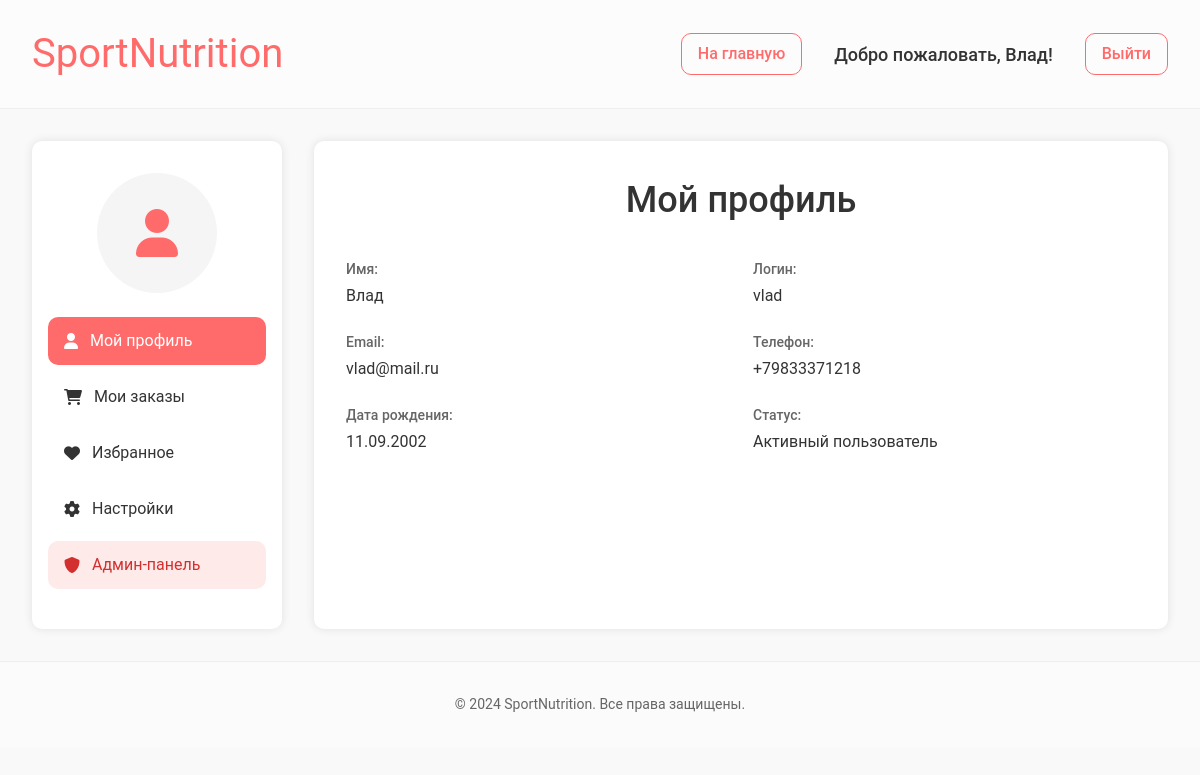
/profile.php (signed in), run on the app's committed database.
### tables this page shows
CREATE TABLE `user` (
  `user_id` int NOT NULL,
  `username` varchar(255) NOT NULL,
  `login` varchar(255) NOT NULL,
  `password` varchar(255) NOT NULL,
  `email` varchar(255) NOT NULL,
  `role` enum('user','admin','moderator') DEFAULT 'user',
  `status` enum('active','blocked') NOT NULL DEFAULT 'active',
  `phone` varchar(20) DEFAULT NULL,
  `birthdate` date DEFAULT NULL,
  `remember_token` varchar(64) DEFAULT NULL,
  `token_expires` datetime DEFAULT NULL,
  `avatar` varchar(255) DEFAULT NULL
);

### profile.php (the view, shortened to what this page needs)
<?php
require_once('connect_db.php');
$user_id = $_SESSION['user_id'];
$stmt = $link->prepare("SELECT username, login, email, avatar, phone, birthdate FROM user WHERE user_id = ?");
$stmt->bind_param("i", $user_id);
$stmt->execute();
$result = $stmt->get_result();
$user = $result->fetch_assoc();
?>
<!DOCTYPE html>
<html lang="ru">
<head>
    <link rel="stylesheet" href="css/styles_profile.css">
    <link rel="stylesheet" href="https://cdnjs.cloudflare.com/ajax/libs/font-awesome/6.0.0/css/all.min.css" />
</head>
<body>
    <header class="profile-header">
        <a href="index.php" class="logo">SportNutrition</a>
        <nav class="user-nav">
            <a href="index.php" class="logout-link" style="margin-right:auto;">На главную</a>
            <span class="welcome-message">Добро пожаловать, <?= htmlspecialchars($user['username']) ?>!</span>
            <a href="logout.php" class="logout-link">Выйти</a>
        </nav>
    </header>
    <main class="profile-container">
        <aside class="profile-sidebar">
            <div class="avatar-placeholder">
                <?php if (!empty($user['avatar']) && file_exists('uploads/avatars/' . $user['avatar'])): ?>
                    <img src="uploads/avatars/<?= rawurlencode($user['avatar']) ?>" alt="Аватар" class="avatar-img">
                <?php else: ?>
                    <i class="fas fa-user fa-3x"></i>
                <?php endif; ?>
            </div>
            <ul class="profile-menu">
                <li><a href="profile.php" class="active"><i class="fas fa-user"></i> Мой профиль</a></li>
                <li><a href="settings.php?tab=orders"><i class="fas fa-shopping-cart"></i> Мои заказы</a></li>
                <li><a href="settings.php?tab=favorites"><i class="fas fa-heart"></i> Избранное</a></li>
                <li><a href="settings.php"><i class="fas fa-cog"></i> Настройки</a></li>
                <?php if (($_SESSION['role'] ?? '') === 'admin'): ?>
                    <li><a href="admin.php" style="background:#ffeaea;color:#d32f2f"><i class="fas fa-shield-alt"></i> Админ-панель</a></li>
                <?php endif; ?>
            </ul>
        </aside>
        <section class="profile-content">
            <h1>Мой профиль</h1>
            <div class="profile-info">
                <div class="info-item"><label>Имя:</label><span><?= htmlspecialchars($user['username'] ?? '') ?></span></div>
                <div class="info-item"><label>Логин:</label><span><?= htmlspecialchars($user['login'] ?? '') ?></span></div>
                <div class="info-item"><label>Email:</label><span><?= htmlspecialchars($user['email'] ?? '') ?></span></div>
                <div class="info-item"><label>Телефон:</label><span><?= htmlspecialchars($user['phone'] ?? 'Не указан') ?></span></div>
                <div class="info-item"><label>Дата рождения:</label><span><?= !empty($user['birthdate']) ? date('d.m.Y', strtotime($user['birthdate'])) : 'Не указана' ?></span></div>
                <div class="info-item"><label>Статус:</label><span>Активный пользователь</span></div>
            </div>
        </section>
    </main>
    <footer class="profile-footer">
        <p>&copy; 2024 SportNutrition. Все права защищены.</p>
    </footer>
</body>
</html>

### css/styles_profile.css (style rules this page uses)
:root { --primary-color: #ff6b6b; --bg-color: #f9f9f9; --text-color: #333; --border-radius: 10px; --box-shadow: 0 0 10px rgba(0, 0, 0, 0.1); --font-xs: 0.75rem; --font-sm: 0.875rem; --font-base: 1rem; --font-lg: 1.125rem; --font-xl: 1.25rem; --font-2xl: 1.5rem; --font-3xl: 1.875rem; --font-4xl: 2.25rem; }
* { box-sizing: border-box; margin: 0; padding: 0; }
body { font-family: 'Roboto', Arial, Helvetica, sans-serif; font-size: 16px; line-height: 1.5; color: var(--text-color, #333); background-color: var(--bg-color, #f9f9f9); }
a { text-decoration: none; color: inherit; transition: color 0.3s ease-in-out; }
h1 { font-size: var(--font-4xl); margin-bottom: 2rem; font-weight: 500; color: var(--text-color); text-align: center; }
.profile-header { display: flex; justify-content: space-between; align-items: center; background-color: #fcfcfc; padding: 1.5rem 2rem; border-bottom: 1px solid #eee; }
.logo { font-size: 2.5rem; color: var(--primary-color); }
.user-nav { display: flex; gap: 2rem; align-items: center; }
.welcome-message { font-weight: 500; font-size: var(--font-lg); }
.logout-link { color: var(--primary-color); font-weight: 500; padding: 0.5rem 1rem; border: 1px solid var(--primary-color); border-radius: var(--border-radius); transition: all 0.3s ease; }
.profile-container { max-width: 1200px; margin: 2rem auto; display: grid; grid-template-columns: 250px 1fr; gap: 2rem; padding: 0 2rem; }
.profile-sidebar { background-color: white; border-radius: var(--border-radius); box-shadow: var(--box-shadow); padding: 2rem 1rem; text-align: center; }
.avatar-placeholder { width: 120px; height: 120px; margin: 0 auto 1.5rem; background-color: #f5f5f5; border-radius: 50%; display: flex; align-items: center; justify-content: center; color: var(--primary-color); overflow: hidden; }
.profile-menu { list-style: none; text-align: left; }
.profile-menu li { margin-bottom: 0.5rem; }
.profile-menu a { display: flex; align-items: center; gap: 0.75rem; padding: 0.75rem 1rem; border-radius: var(--border-radius); transition: all 0.3s ease; }
.profile-menu a:hover, .profile-menu a.active { background-color: var(--primary-color); color: white; }
.profile-content { background-color: white; border-radius: var(--border-radius); box-shadow: var(--box-shadow); padding: 2rem; }
.profile-info { display: grid; grid-template-columns: repeat(auto-fit, minmax(300px, 1fr)); gap: 1.5rem; margin-bottom: 2rem; }
.info-item { display: flex; flex-direction: column; gap: 0.25rem; }
.info-item label { font-weight: 500; color: #666; font-size: var(--font-sm); }
.info-item span { font-size: var(--font-base); color: var(--text-color); }
.profile-footer { text-align: center; padding: 2rem; background-color: #fbfbfb; border-top: 1px solid #eee; margin-top: 2rem; color: #666; font-size: var(--font-sm); }
.profile-container, .profile-header, .profile-content, .profile-sidebar { animation: fadeIn 0.5s ease-out; }
.profile-menu a.active i { color: white !important; }

### data on the page
user: username "Влад", login "vlad", email "vlad@mail.ru", phone "+79833371218", birthdate "11.09.2002"
